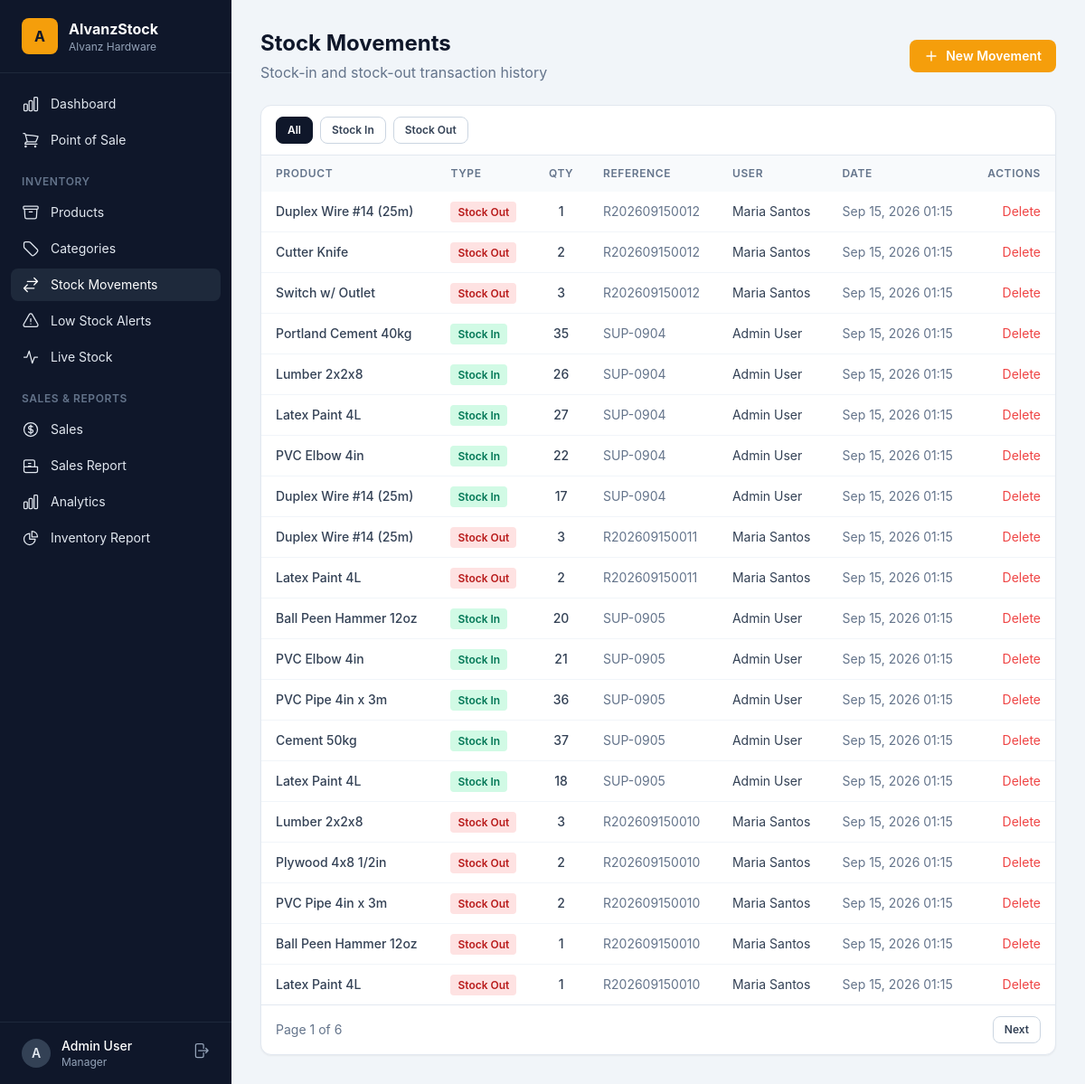
The page /stock/ (signed in) on the database its author committed.
### accounts/models.py (models this page shows, shortened)
class User(AbstractUser):
    class Role(models.TextChoices):
        MANAGER = "manager", "Manager"
        CASHIER = "cashier", "Cashier"
        STAFF = "staff", "Staff"
        STOCK_VIEWER = "stock_viewer", "Stock Viewer"
    role = models.CharField(max_length=20, choices=Role.choices, default=Role.STAFF)
    @property
    def is_manager(self):
        return self.role == self.Role.MANAGER or self.is_superuser
    @property
    def is_stock_viewer(self):
        return self.role == self.Role.STOCK_VIEWER

### inventory/models.py (models this page shows, shortened)
class StockTransaction(models.Model):
    class Type(models.TextChoices):
        STOCK_IN = "IN", "Stock In"
        STOCK_OUT = "OUT", "Stock Out"
        ADJUST = "ADJ", "Adjustment"
    product = models.ForeignKey(Product, on_delete=models.CASCADE, related_name="transactions")
    transaction_type = models.CharField(max_length=5, choices=Type.choices)
    quantity = models.PositiveIntegerField()
    reference = models.CharField(max_length=100, blank=True)
    notes = models.TextField(blank=True)
    user = models.ForeignKey("accounts.User", on_delete=models.SET_NULL, null=True, related_name="stock_transactions")
    created_at = models.DateTimeField(auto_now_add=True)
    class Meta:
        ordering = ["-created_at"]

class Product(models.Model):
    name = models.CharField(max_length=200)
    sku = models.CharField(max_length=50, unique=True)
    image = models.ImageField(upload_to="products/", blank=True)
    category = models.ForeignKey(Category, on_delete=models.SET_NULL, null=True, blank=True, related_name="products")
    unit = models.CharField(max_length=20, default="pcs")
    cost_price = models.DecimalField(max_digits=12, decimal_places=2, default=0)
    sell_price = models.DecimalField(max_digits=12, decimal_places=2, default=0)
    quantity = models.PositiveIntegerField(default=0)
    min_stock_level = models.PositiveIntegerField(default=10)
    is_active = models.BooleanField(default=True)
    created_at = models.DateTimeField(auto_now_add=True)
    updated_at = models.DateTimeField(auto_now=True)
    class Meta:
        ordering = ["name"]

### inventory/views.py (the view)
# urls.py: path("stock/", views.stock_transaction_list, name="stock_transaction_list"),
@login_required
def stock_transaction_list(request):
    transactions = StockTransaction.objects.select_related("product", "user").all()
    ttype = request.GET.get("type", "")
    if ttype:
        transactions = transactions.filter(transaction_type=ttype)
    paginator = Paginator(transactions, 20)
    page = paginator.get_page(request.GET.get("page"))
    return render(request, "inventory/stock_list.html", {"transactions": page, "ttype": ttype})

### templates/inventory/stock_list.html (shortened to what this page needs)
{% extends "base.html" %}
{% block content %}
<div class="flex flex-col sm:flex-row sm:items-center justify-between gap-4 mb-6">
  <div>
    <h1 class="text-2xl font-bold">Stock Movements</h1>
    <p class="text-slate-500 mt-1">Stock-in and stock-out transaction history</p>
  </div>
  {% if user.is_manager %}
  <a href="{% url 'stock_transaction_create' %}" class="btn-primary">
    <svg class="w-4 h-4" fill="none" stroke="currentColor" stroke-width="2" viewBox="0 0 24 24"><path stroke-linecap="round" stroke-linejoin="round" d="M12 4.5v15m7.5-7.5h-15"/></svg>
    New Movement
  </a>
  {% endif %}
</div>
<div class="card overflow-hidden">
  <div class="px-4 py-3 border-b border-slate-200 flex gap-2">
    <a href="{% url 'stock_transaction_list' %}" class="btn-secondary text-xs px-3 py-1.5 {% if not ttype %}bg-slate-900 text-white border-slate-900 hover:bg-slate-800{% endif %}">All</a>
    <a href="?type=IN" class="btn-secondary text-xs px-3 py-1.5 {% if ttype == 'IN' %}bg-emerald-600 text-white border-emerald-600 hover:bg-emerald-700{% endif %}">Stock In</a>
    <a href="?type=OUT" class="btn-secondary text-xs px-3 py-1.5 {% if ttype == 'OUT' %}bg-red-600 text-white border-red-600 hover:bg-red-700{% endif %}">Stock Out</a>
  </div>
  <div class="overflow-x-auto">
    <table class="w-full">
      <thead class="bg-slate-50">
        <tr>
          <th class="table-head">Product</th>
          <th class="table-head">Type</th>
          <th class="table-head text-center">Qty</th>
          <th class="table-head">Reference</th>
          <th class="table-head">User</th>
          <th class="table-head">Date</th>
          <th class="table-head text-right">Actions</th>
        </tr>
      </thead>
      <tbody class="divide-y divide-slate-100">
        {% for t in transactions %}
        <tr class="hover:bg-slate-50">
          <td class="table-cell font-medium"><a href="{% url 'product_detail' t.product.pk %}" class="hover:text-amber-600">{{ t.product.name }}</a></td>
          <td class="table-cell">
            <span class="text-xs font-semibold px-2 py-1 rounded {% if t.transaction_type == 'IN' %}bg-emerald-100 text-emerald-700{% elif t.transaction_type == 'OUT' %}bg-red-100 text-red-700{% else %}bg-slate-100 text-slate-600{% endif %}">{{ t.get_transaction_type_display }}</span>
          </td>
          <td class="table-cell text-center font-medium">{{ t.quantity }}</td>
          <td class="table-cell text-slate-500">{{ t.reference|default:"—" }}</td>
          <td class="table-cell">{{ t.user.get_full_name|default:t.user.username|default:"—" }}</td>
          <td class="table-cell text-slate-500">{{ t.created_at|date:"M d, Y H:i" }}</td>
          <td class="table-cell text-right">
            {% if user.is_manager %}
            <form method="post" action="{% url 'stock_transaction_delete' t.pk %}" class="inline" onsubmit="return confirm('Delete this {{ t.get_transaction_type_display|lower }} of {{ t.quantity }} × {{ t.product.name|escapejs }}? Stock will be adjusted.')">
              <button class="text-red-500 hover:text-red-700">Delete</button>
            </form>
            {% else %}
            <span class="text-slate-300">—</span>
            {% endif %}
          </td>
        </tr>
        {% empty %}
        <tr><td colspan="7" class="table-cell text-center text-slate-400 py-8">No stock movements found.</td></tr>
        {% endfor %}
      </tbody>
    </table>
  </div>
  {% if transactions.paginator.num_pages > 1 %}
  <div class="px-4 py-3 border-t border-slate-200 flex items-center justify-between">
    <span class="text-sm text-slate-500">Page {{ transactions.number }} of {{ transactions.paginator.num_pages }}</span>
    <div class="flex gap-2">
      {% if transactions.has_next %}<a href="?page={{ transactions.next_page_number }}&type={{ ttype }}" class="btn-secondary text-xs px-3 py-1.5">Next</a>{% endif %}
    </div>
  </div>
  {% endif %}
</div>
{% endblock %}

### templates/base.html (shortened to what this page needs)
{% load static %}
<!DOCTYPE html>
<html lang="en">
<head>
  <link rel="stylesheet" href="{% static 'css/output.css' %}">
</head>
<body class="bg-slate-100 text-slate-900 antialiased">
  {% if user.is_authenticated %}
  <div class="flex min-h-screen">
    <aside class="hidden lg:flex w-64 flex-col bg-slate-900 text-slate-200 fixed inset-y-0">
      <div class="flex items-center gap-3 px-6 py-5 border-b border-slate-800">
        <div class="w-10 h-10 rounded-lg bg-amber-500 flex items-center justify-center font-bold text-slate-900">A</div>
        <div>
          <div class="font-bold text-white">AlvanzStock</div>
          <div class="text-xs text-slate-400">Alvanz Hardware</div>
        </div>
      </div>
      <nav class="flex-1 px-3 py-4 space-y-1 text-sm">
        {% if user.is_stock_viewer %}
        <a href="{% url 'real_time_stock' %}" class="{% if request.resolver_match.url_name == 'real_time_stock' %}bg-slate-800 text-white{% else %}hover:bg-slate-800 hover:text-white{% endif %} flex items-center gap-3 rounded-lg px-3 py-2">
          <svg class="w-5 h-5" fill="none" stroke="currentColor" stroke-width="1.5" viewBox="0 0 24 24"><path stroke-linecap="round" stroke-linejoin="round" d="M3 12h4l3-8 4 16 3-8h4"/></svg>
          Live Stock
        </a>
        {% else %}
        <a href="{% url 'dashboard' %}" class="{% if request.resolver_match.url_name == 'dashboard' %}bg-slate-800 text-white{% else %}hover:bg-slate-800 hover:text-white{% endif %} flex items-center gap-3 rounded-lg px-3 py-2">
          Dashboard
        </a>
        <a href="{% url 'pos_screen' %}" class="{% if request.resolver_match.url_name == 'pos_screen' %}bg-slate-800 text-white{% else %}hover:bg-slate-800 hover:text-white{% endif %} flex items-center gap-3 rounded-lg px-3 py-2">
          Point of Sale
        </a>
        <div class="pt-4 pb-1 px-3 text-xs font-semibold uppercase tracking-wider text-slate-500">Inventory</div>
        <a href="{% url 'product_list' %}" class="{% if request.resolver_match.url_name == 'product_list' or request.resolver_match.url_name == 'product_detail' or request.resolver_match.url_name == 'product_create' or request.resolver_match.url_name == 'product_edit' %}bg-slate-800 text-white{% else %}hover:bg-slate-800 hover:text-white{% endif %} flex items-center gap-3 rounded-lg px-3 py-2">
          Products
        </a>
        <a href="{% url 'category_list' %}" class="{% if request.resolver_match.url_name == 'category_list' %}bg-slate-800 text-white{% else %}hover:bg-slate-800 hover:text-white{% endif %} flex items-center gap-3 rounded-lg px-3 py-2">
          Categories
        </a>
        <a href="{% url 'stock_transaction_list' %}" class="{% if request.resolver_match.url_name == 'stock_transaction_list' or request.resolver_match.url_name == 'stock_transaction_create' %}bg-slate-800 text-white{% else %}hover:bg-slate-800 hover:text-white{% endif %} flex items-center gap-3 rounded-lg px-3 py-2">
          <svg class="w-5 h-5" fill="none" stroke="currentColor" stroke-width="1.5" viewBox="0 0 24 24"><path stroke-linecap="round" stroke-linejoin="round" d="M7.5 21L3 16.5m0 0L7.5 12M3 16.5h13.5m0-13.5L21 7.5m0 0L16.5 12M21 7.5H7.5"/></svg>
          Stock Movements
        </a>
        <a href="{% url 'low_stock' %}" class="{% if request.resolver_match.url_name == 'low_stock' %}bg-slate-800 text-white{% else %}hover:bg-slate-800 hover:text-white{% endif %} flex items-center gap-3 rounded-lg px-3 py-2">
          Low Stock Alerts
        </a>
        <a href="{% url 'real_time_stock' %}" class="{% if request.resolver_match.url_name == 'real_time_stock' %}bg-slate-800 text-white{% else %}hover:bg-slate-800 hover:text-white{% endif %} flex items-center gap-3 rounded-lg px-3 py-2">
          <svg class="w-5 h-5" fill="none" stroke="currentColor" stroke-width="1.5" viewBox="0 0 24 24"><path stroke-linecap="round" stroke-linejoin="round" d="M3 12h4l3-8 4 16 3-8h4"/></svg>
          Live Stock
        </a>
        {% if user.is_manager %}
        <div class="pt-4 pb-1 px-3 text-xs font-semibold uppercase tracking-wider text-slate-500">Sales & Reports</div>
        <a href="{% url 'sales_list' %}" class="{% if request.resolver_match.url_name == 'sales_list' %}bg-slate-800 text-white{% else %}hover:bg-slate-800 hover:text-white{% endif %} flex items-center gap-3 rounded-lg px-3 py-2">
          Sales
        </a>
        <a href="{% url 'sales_report' %}" class="{% if request.resolver_match.url_name == 'sales_report' %}bg-slate-800 text-white{% else %}hover:bg-slate-800 hover:text-white{% endif %} flex items-center gap-3 rounded-lg px-3 py-2">
          Sales Report
        </a>
        <a href="{% url 'analytics_report' %}" class="{% if request.resolver_match.url_name == 'analytics_report' %}bg-slate-800 text-white{% else %}hover:bg-slate-800 hover:text-white{% endif %} flex items-center gap-3 rounded-lg px-3 py-2">
          Analytics
        </a>
        <a href="{% url 'inventory_report' %}" class="{% if request.resolver_match.url_name == 'inventory_report' %}bg-slate-800 text-white{% else %}hover:bg-slate-800 hover:text-white{% endif %} flex items-center gap-3 rounded-lg px-3 py-2">
          <svg class="w-5 h-5" fill="none" stroke="currentColor" stroke-width="1.5" viewBox="0 0 24 24"><path stroke-linecap="round" stroke-linejoin="round" d="M10.5 6a7.5 7.5 0 107.5 7.5h-7.5V6z"/><path stroke-linecap="round" stroke-linejoin="round" d="M13.5 10.5H21A7.5 7.5 0 0013.5 3v7.5z"/></svg>
          Inventory Report
        </a>
        {% endif %}
        {% endif %}
      </nav>
      <div class="px-3 py-4 border-t border-slate-800">
        <div class="flex items-center gap-3 px-3">
          <div class="w-8 h-8 rounded-full bg-slate-700 flex items-center justify-center text-sm font-semibold">{{ user.get_full_name|default:user.username|first|upper }}</div>
          <div class="flex-1 min-w-0">
            <div class="text-sm font-medium text-white truncate">{{ user.get_full_name|default:user.username }}</div>
            <div class="text-xs text-slate-400 capitalize">{{ user.get_role_display }}</div>
          </div>
          <form method="post" action="{% url 'logout' %}">
            <button title="Log out" class="text-slate-400 hover:text-white">
              <svg class="w-5 h-5" fill="none" stroke="currentColor" stroke-width="1.5" viewBox="0 0 24 24"><path stroke-linecap="round" stroke-linejoin="round" d="M15.75 9V5.25A2.25 2.25 0 0013.5 3h-6a2.25 2.25 0 00-2.25 2.25v13.5A2.25 2.25 0 007.5 21h6a2.25 2.25 0 002.25-2.25V15m3 0l3-3m0 0l-3-3m3 3H9"/></svg>
            </button>
          </form>
        </div>
      </div>
    </aside>
    <div class="flex-1 lg:ml-64">
      <main class="p-4 lg:p-8">
        {% block content %}{% endblock %}
      </main>
    </div>
  </div>
  {% else %}
    {% block bare %}{% endblock %}
  {% endif %}
</body>
</html>

### rows shown on the page
User: get_full_name|first "A", get_full_name "Admin User", role "Manager"
StockTransaction: product.name "Duplex Wire #14 (25m)", transaction_type "Stock Out", quantity "1", reference "R202609150012", user.get_full_name "Maria Santos", created_at "Sep 15, 2026 01:15"
StockTransaction: product.name "Cutter Knife", transaction_type "Stock Out", quantity "2", reference "R202609150012", user.get_full_name "Maria Santos", created_at "Sep 15, 2026 01:15"
StockTransaction: product.name "Switch w/ Outlet", transaction_type "Stock Out", quantity "3", reference "R202609150012", user.get_full_name "Maria Santos", created_at "Sep 15, 2026 01:15"
StockTransaction: product.name "Portland Cement 40kg", transaction_type "Stock In", quantity "35", reference "SUP-0904", user.get_full_name "Admin User", created_at "Sep 15, 2026 01:15"
StockTransaction: product.name "Lumber 2x2x8", transaction_type "Stock In", quantity "26", reference "SUP-0904", user.get_full_name "Admin User", created_at "Sep 15, 2026 01:15"
StockTransaction: product.name "Latex Paint 4L", transaction_type "Stock In", quantity "27", reference "SUP-0904", user.get_full_name "Admin User", created_at "Sep 15, 2026 01:15"
StockTransaction: product.name "PVC Elbow 4in", transaction_type "Stock In", quantity "22", reference "SUP-0904", user.get_full_name "Admin User", created_at "Sep 15, 2026 01:15"
StockTransaction: product.name "Duplex Wire #14 (25m)", transaction_type "Stock In", quantity "17", reference "SUP-0904", user.get_full_name "Admin User", created_at "Sep 15, 2026 01:15"
StockTransaction: product.name "Duplex Wire #14 (25m)", transaction_type "Stock Out", quantity "3", reference "R202609150011", user.get_full_name "Maria Santos", created_at "Sep 15, 2026 01:15"
StockTransaction: product.name "Latex Paint 4L", transaction_type "Stock Out", quantity "2", reference "R202609150011", user.get_full_name "Maria Santos", created_at "Sep 15, 2026 01:15"
StockTransaction: product.name "Ball Peen Hammer 12oz", transaction_type "Stock In", quantity "20", reference "SUP-0905", user.get_full_name "Admin User", created_at "Sep 15, 2026 01:15"
StockTransaction: product.name "PVC Elbow 4in", transaction_type "Stock In", quantity "21", reference "SUP-0905", user.get_full_name "Admin User", created_at "Sep 15, 2026 01:15"
StockTransaction: product.name "PVC Pipe 4in x 3m", transaction_type "Stock In", quantity "36", reference "SUP-0905", user.get_full_name "Admin User", created_at "Sep 15, 2026 01:15"
StockTransaction: product.name "Cement 50kg", transaction_type "Stock In", quantity "37", reference "SUP-0905", user.get_full_name "Admin User", created_at "Sep 15, 2026 01:15"
StockTransaction: product.name "Latex Paint 4L", transaction_type "Stock In", quantity "18", reference "SUP-0905", user.get_full_name "Admin User", created_at "Sep 15, 2026 01:15"
StockTransaction: product.name "Lumber 2x2x8", transaction_type "Stock Out", quantity "3", reference "R202609150010", user.get_full_name "Maria Santos", created_at "Sep 15, 2026 01:15"
StockTransaction: product.name "Plywood 4x8 1/2in", transaction_type "Stock Out", quantity "2", reference "R202609150010", user.get_full_name "Maria Santos", created_at "Sep 15, 2026 01:15"
StockTransaction: product.name "PVC Pipe 4in x 3m", transaction_type "Stock Out", quantity "2", reference "R202609150010", user.get_full_name "Maria Santos", created_at "Sep 15, 2026 01:15"
StockTransaction: product.name "Ball Peen Hammer 12oz", transaction_type "Stock Out", quantity "1", reference "R202609150010", user.get_full_name "Maria Santos", created_at "Sep 15, 2026 01:15"
StockTransaction: product.name "Latex Paint 4L", transaction_type "Stock Out", quantity "1", reference "R202609150010", user.get_full_name "Maria Santos", created_at "Sep 15, 2026 01:15"

### other values the page prints
{{ transactions.number }} "1"
{{ transactions.paginator.num_pages }} "6"
